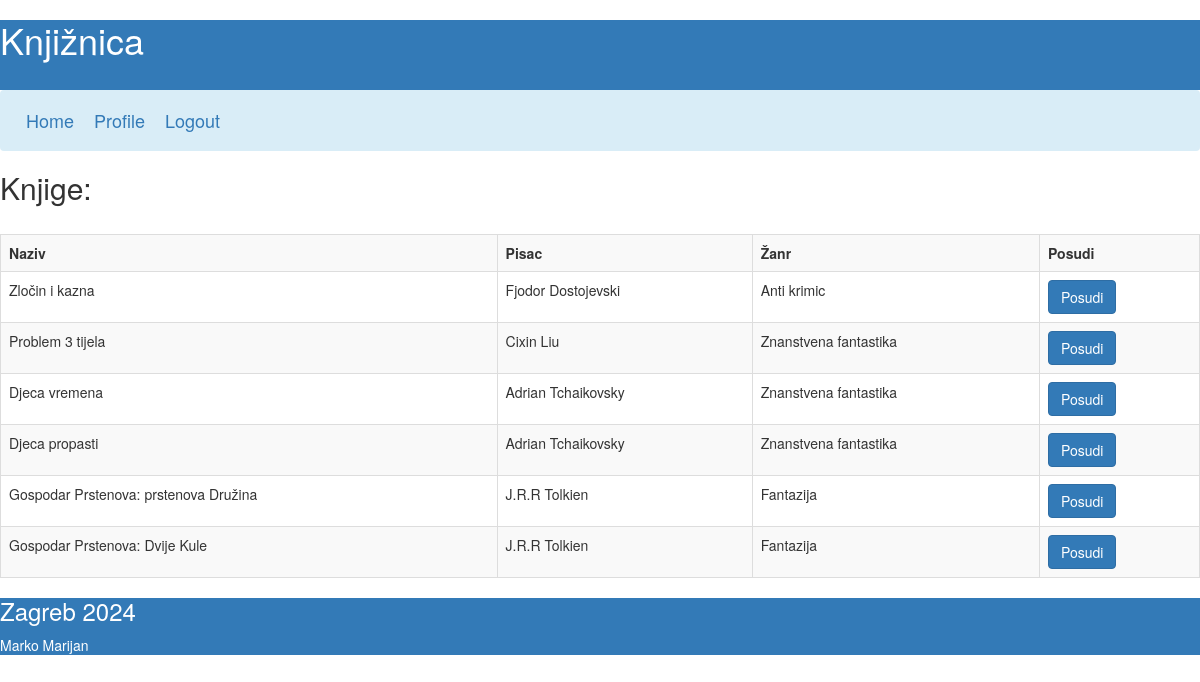
Screenshot of /knjiznica_php/main.php (signed in) with the database file from the repository.
### tables this page shows
CREATE TABLE `books` (
  `id` int(11) NOT NULL,
  `name` varchar(255) NOT NULL,
  `writer` varchar(50) NOT NULL,
  `genre` varchar(100) NOT NULL,
  `amount` int(11) NOT NULL
);

### knjiznica_php/listBooks.php (the view, shortened to what this page needs)
<?php
$con=mysqli_connect("localhost", "root","","knjiznica");
$query = "SELECT id, name, writer, genre FROM books";
$result = mysqli_query($con,$query);
while($row = mysqli_fetch_array($result)) {
    echo "<tr>";
    echo "<td>" . $row['name'] . "</td>";
    echo "<td>" . $row['writer'] . "</td>";
    echo "<td>" . $row['genre'] . "</td>";
    echo "<td><a href='borrowBook.php?book_id=" . $row['id'] . "'> <button class=\"btn btn-primary\" type=\"submit\">Posudi</button></a></td>";
    echo "</tr>";
}
?>

### knjiznica_php/main.php (shortened to what this page needs)
<!DOCTYPE HTML>
<html>
	<head>
        <link rel="stylesheet" href="https://maxcdn.bootstrapcdn.com/bootstrap/3.4.1/css/bootstrap.min.css">
	</head>
    <header class="bg-primary text-white">
        <h1>Knjižnica</h1>
        <br>
    </header>
    <body>
    <?php include 'navbar.php'; ?>
    <h2>Knjige:</h2><br>
    <table class="table table-striped table-bordered table-hover">
    <tr>
        <th>Naziv</th>
        <th>Pisac</th>
        <th>Žanr</th>
        <th>Posudi</th>
    </tr>
    <?php include 'listBooks.php'; ?>
    </table>
    </body>
    <footer class="bg-primary text-white fixed-bottom">
        <h3>Zagreb 2024</h3>
        <p>Marko Marijan</p>
    </footer>
</html>

### knjiznica_php/navbar.php (shortened to what this page needs)
<nav class="navbar navbar-expand-lg navbar-light bg-info">
  <div class="collapse navbar-collapse text-white" id="navbarNav">
    <ul class="navbar-nav text-white" >
      <li class="nav-item" >
        <h4><a href="main.php" class="nav-link text-white">Home</a></h4>
      </li>
      <li class="nav-item" style="margin: 5px 0;">
        <h4><a href="profile.php" class="nav-link text-white">Profile</a></h4>
      </li>
      <li class="nav-item" style="margin: 5px 0;">
        <h4><a href="logout.php" class="nav-link text-white">Logout</a></h4>
      </li>
    </ul>
  </div>
</nav>

### knjiznica_php/navbar.php (style rules this page uses)
ul { list-style-type: none; margin: 0; padding: 0; }
li.nav-item { margin: 5px 0; }
.nav-link { text-decoration: none; padding: 5px 10px; display: inline-block; }

### rows the page displays
books: name "Zločin i kazna", writer "Fjodor Dostojevski", genre "Anti krimic"
books: name "Problem 3 tijela", writer "Cixin Liu", genre "Znanstvena fantastika"
books: name "Djeca vremena", writer "Adrian Tchaikovsky", genre "Znanstvena fantastika"
books: name "Djeca propasti", writer "Adrian Tchaikovsky", genre "Znanstvena fantastika"
books: name "Gospodar Prstenova: prstenova Družina", writer "J.R.R Tolkien", genre "Fantazija"
books: name "Gospodar Prstenova: Dvije Kule", writer "J.R.R Tolkien", genre "Fantazija"
